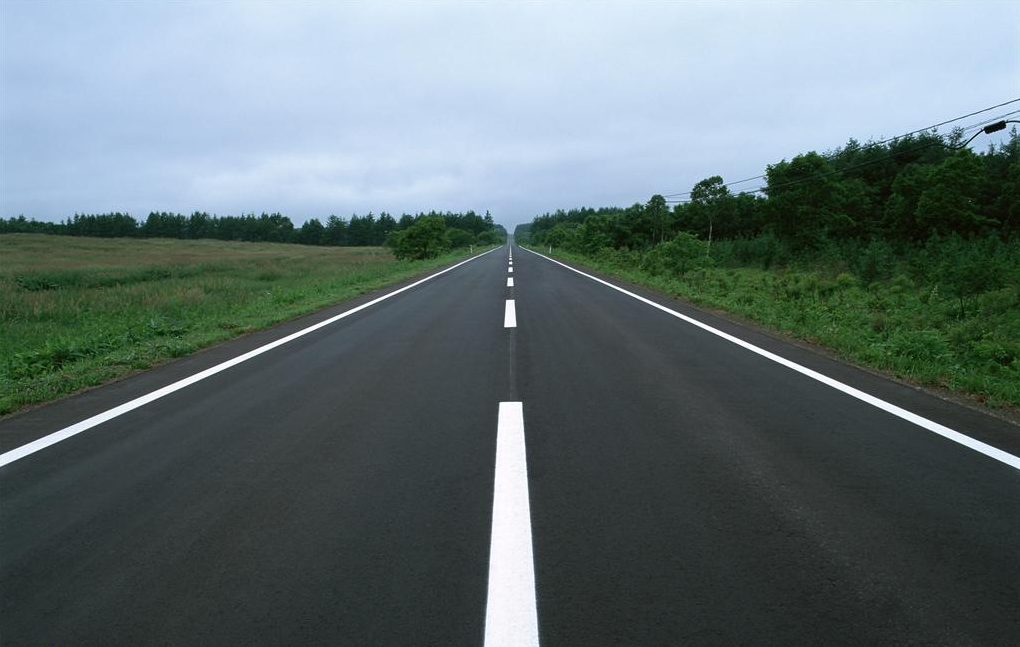
#> input picture images/road.png, 1020 x 647 px
$ python ipm_road.py   (older library calls are emulated)
#> lines starting #> are read from the running program, lines starting #| are printed output that depends on the picture; after the words box and inside, x2 and y2 are one past the last pixel; in counts of white or black regions, pixels touching at a corner belong together
### codes/my_util.py
import cv2
import numpy as np
import os


def show_image(win_name, one_mat):
    cv2.imshow(win_name, one_mat)
    cv2.waitKey(0)


# [76 lines left out: functions enhance_image_clarity, sharpen_color_image, concatenate_images_in_folder, not called in this run]

### perspectiveTransform/ipm_road.py
import cv2
import numpy as np
from codes.my_util import *

# 读取原始图像
original_image = cv2.imread('../images/road.png')
#> original_image is the input picture: shape (647, 1020, 3); mean B, G, R 114.2, 112.3, 97.6
show_image('original_image', original_image)
# 定义透视变换所需的点
# 原始图像上的点（注意：这里的坐标应该根据图像的实际内容来调整）
image_points = np.array([
    (10, 457),
    (467, 262),
    (557, 262),
    (1000, 457)
], np.int32)
original_image_red = original_image.copy()
for point in image_points:
    cv2.circle(original_image_red, point, 2, (0, 0, 255), -1)
#> original_image_red: shape (647, 1020, 3); 0.01% of pixels changed, all inside (x1, y1, x2, y2) = (8, 260, 1003, 460)
show_image('original_image_red', original_image_red)

# 目标图像上的点（同样，这里的坐标也应该根据需求来调整）
x0, y0, x1, y1 = int(original_image.shape[1] / 8 * 3), original_image.shape[0], int(original_image.shape[1] / 8 * 5), 0
#> x0 = 382; y0 = 647; x1 = 637; y1 = 0
objective_points = np.array([
    (x0, y0),
    (x0, y1),
    (x1, y1),
    (x1, y0),
], np.float32)
# todo转换数据类型，因为cv2.getPerspectiveTransform需要这种格式
image_points = image_points.astype(np.float32).reshape(-1, 2)
objective_points = objective_points.reshape(-1, 2)

# 计算透视变换矩阵，todo需要注意 getPerspectiveTransform 接收的参数类型
transform = cv2.getPerspectiveTransform(image_points, objective_points)
#> transform = [[-0.228, -2.11, 628.3], [-1.36e-15, -2.93, 768.9], [-1.91e-18, -0.00412, 1]]

# 应用透视变换
perspective_image = cv2.warpPerspective(original_image, transform,
                                        (original_image.shape[1], original_image.shape[0]))
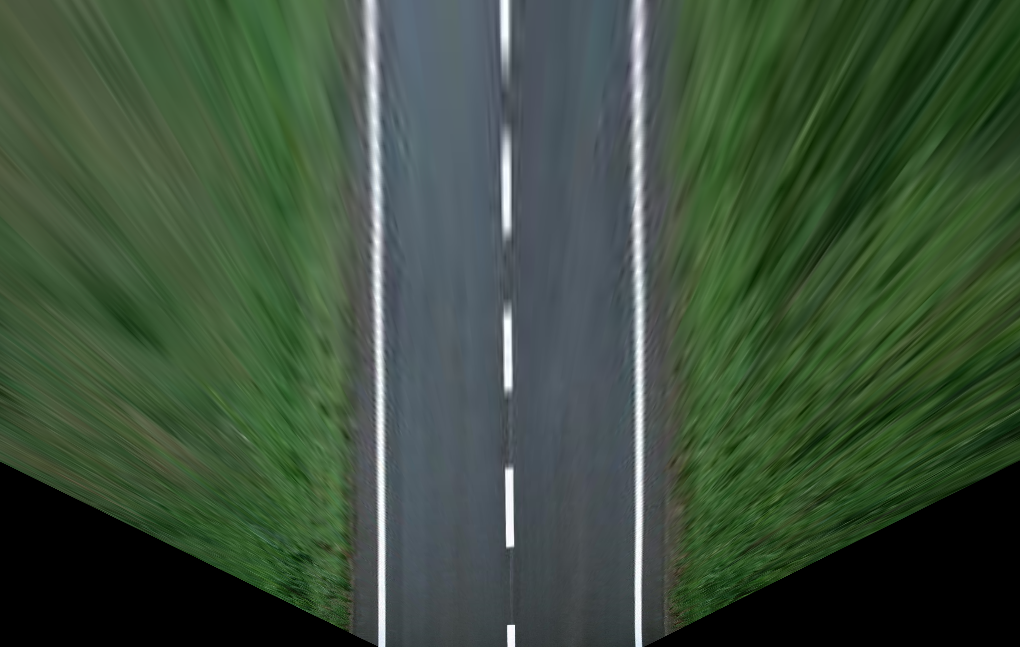
#> perspective_image: shape (647, 1020, 3); mean B, G, R 59.1, 78.8, 59.9

show_image('perspective_image', perspective_image)
# sharpen_color_image(perspective_image)

$ run again, with images/test.jpeg saved as images/road.png
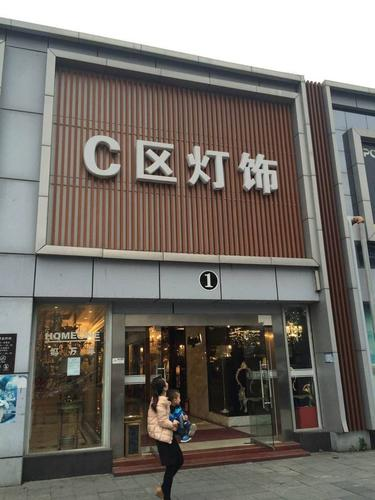
#> input picture images/test.jpeg, 375 x 500 px
#> original_image is the input picture: shape (500, 375, 3); mean B, G, R 107.7, 113.6, 118.8
#> transform = [[-0.084, -0.774, 230.8], [-5.68e-16, -2.27, 594.2], [-1.47e-18, -0.00412, 1]]
#> `perspective_image = cv2.warpPerspective(original_image, transform, (or..`:
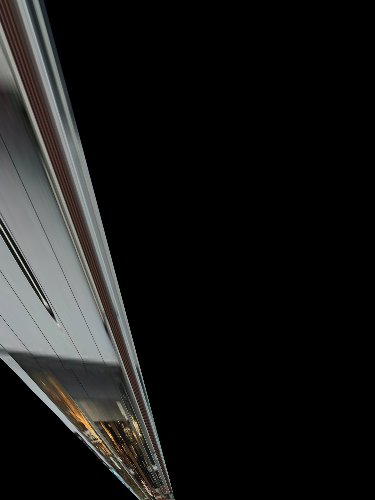
#> perspective_image: shape (500, 375, 3); mean B, G, R 24.1, 24.8, 24.8
